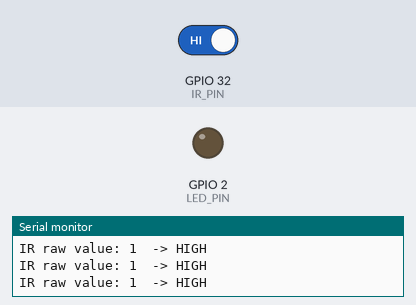
Simulated run of this sketch. Board: ESP32. On the bench: output pins drawn as LEDs (lit = HIGH), the last lines printed to the serial monitor. The test bench sets the inputs (shaded band); at power-on: GPIO 32 (IR_PIN) HIGH.

Above: at 2.2 s.
2.3 s: GPIO 32 (IR_PIN) driven LOW
At 3.6 s:
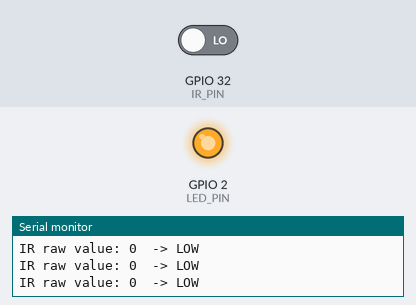
4.0 s: GPIO 32 (IR_PIN) driven HIGH
At 4.8 s:
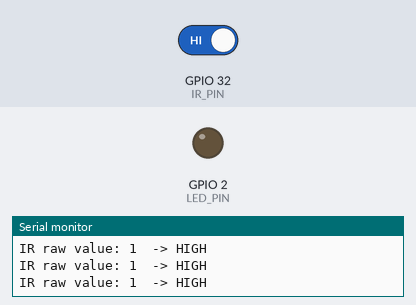
Timing chart, 0 to 7.0 s (numbered marks = the images above; inputs shaded):
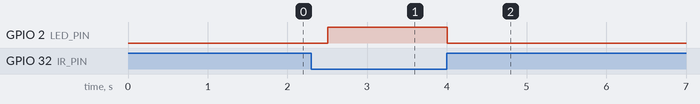

Measured:
- after the input at 2.3 s, GPIO 2 (LED_PIN): LOW → HIGH after 0.20 s
- after the input at 4.0 s, GPIO 2 (LED_PIN): HIGH → LOW at once

The sketch:

ir_single_beam_test.ino
```cpp
#define IR_PIN 32
#define LED_PIN 2

void setup() {
  Serial.begin(115200);
  delay(1000);

  pinMode(IR_PIN, INPUT_PULLUP);
  pinMode(LED_PIN, OUTPUT);

  Serial.println("IR break-beam sensor test started.");
  Serial.println("Break and unblock the beam.");
}

void loop() {
  int sensorValue = digitalRead(IR_PIN);

  Serial.print("IR raw value: ");
  Serial.print(sensorValue);

  if (sensorValue == LOW) {
    Serial.println("  -> LOW");
    digitalWrite(LED_PIN, HIGH);
  } else {
    Serial.println("  -> HIGH");
    digitalWrite(LED_PIN, LOW);
  }

  delay(300);
}
```
